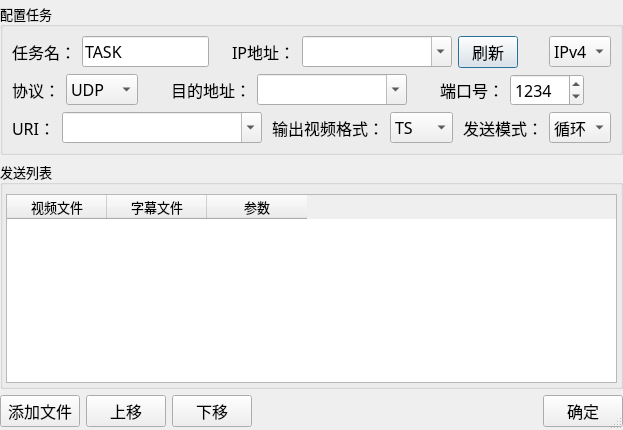
<?xml version="1.0" encoding="UTF-8"?>
<ui version="4.0">
 <class>addTask</class>
 <widget class="QDialog" name="addTask">
  <property name="geometry">
   <rect>
    <x>0</x>
    <y>0</y>
    <width>623</width>
    <height>430</height>
   </rect>
  </property>
  <property name="font">
   <font>
    <family>微软雅黑</family>
   </font>
  </property>
  <property name="windowTitle">
   <string>添加任务</string>
  </property>
  <property name="sizeGripEnabled">
   <bool>true</bool>
  </property>
  <layout class="QGridLayout" name="gridLayout_3">
   <property name="leftMargin">
    <number>0</number>
   </property>
   <property name="topMargin">
    <number>3</number>
   </property>
   <property name="rightMargin">
    <number>0</number>
   </property>
   <property name="bottomMargin">
    <number>3</number>
   </property>
   <item row="0" column="0">
    <widget class="QGroupBox" name="groupBox">
     <property name="font">
      <font>
       <family>微软雅黑</family>
       <pointsize>10</pointsize>
      </font>
     </property>
     <property name="title">
      <string>配置任务</string>
     </property>
     <layout class="QGridLayout" name="gridLayout">
      <item row="0" column="0">
       <layout class="QHBoxLayout" name="horizontalLayout_4">
        <item>
         <layout class="QHBoxLayout" name="horizontalLayout_6">
          <item>
           <widget class="QLabel" name="label_9">
            <property name="font">
             <font>
              <family>微软雅黑</family>
              <pointsize>12</pointsize>
             </font>
            </property>
            <property name="text">
             <string>任务名：</string>
            </property>
           </widget>
          </item>
          <item>
           <widget class="QLineEdit" name="lineEdit_task">
            <property name="font">
             <font>
              <family>微软雅黑</family>
              <pointsize>12</pointsize>
             </font>
            </property>
            <property name="text">
             <string>TASK</string>
            </property>
           </widget>
          </item>
         </layout>
        </item>
        <item>
         <spacer name="horizontalSpacer_11">
          <property name="orientation">
           <enum>Qt::Horizontal</enum>
          </property>
          <property name="sizeHint" stdset="0">
           <size>
            <width>32</width>
            <height>26</height>
           </size>
          </property>
         </spacer>
        </item>
        <item>
         <layout class="QHBoxLayout" name="horizontalLayout_7">
          <item>
           <widget class="QLabel" name="label_8">
            <property name="font">
             <font>
              <family>微软雅黑</family>
              <pointsize>12</pointsize>
             </font>
            </property>
            <property name="text">
             <string>IP地址：</string>
            </property>
           </widget>
          </item>
          <item>
           <widget class="QComboBox" name="comboBox_ip">
            <property name="minimumSize">
             <size>
              <width>150</width>
              <height>0</height>
             </size>
            </property>
            <property name="font">
             <font>
              <family>微软雅黑</family>
              <pointsize>12</pointsize>
             </font>
            </property>
            <property name="editable">
             <bool>true</bool>
            </property>
           </widget>
          </item>
          <item>
           <widget class="QPushButton" name="pushButton_refresh">
            <property name="maximumSize">
             <size>
              <width>60</width>
              <height>16777215</height>
             </size>
            </property>
            <property name="font">
             <font>
              <family>微软雅黑</family>
              <pointsize>12</pointsize>
             </font>
            </property>
            <property name="text">
             <string>刷新</string>
            </property>
           </widget>
          </item>
         </layout>
        </item>
        <item>
         <spacer name="horizontalSpacer_2">
          <property name="orientation">
           <enum>Qt::Horizontal</enum>
          </property>
          <property name="sizeHint" stdset="0">
           <size>
            <width>40</width>
            <height>20</height>
           </size>
          </property>
         </spacer>
        </item>
        <item>
         <widget class="QComboBox" name="comboBox_ipType">
          <property name="font">
           <font>
            <pointsize>12</pointsize>
           </font>
          </property>
          <item>
           <property name="text">
            <string>IPv4</string>
           </property>
          </item>
          <item>
           <property name="text">
            <string>IPv6</string>
           </property>
          </item>
         </widget>
        </item>
       </layout>
      </item>
      <item row="1" column="0">
       <layout class="QHBoxLayout" name="horizontalLayout">
        <item>
         <widget class="QLabel" name="label_3">
          <property name="font">
           <font>
            <family>微软雅黑</family>
            <pointsize>12</pointsize>
           </font>
          </property>
          <property name="text">
           <string>协议：</string>
          </property>
         </widget>
        </item>
        <item>
         <widget class="QComboBox" name="comboBox_protocol">
          <property name="font">
           <font>
            <family>微软雅黑</family>
            <pointsize>12</pointsize>
           </font>
          </property>
          <item>
           <property name="text">
            <string>UDP</string>
           </property>
          </item>
          <item>
           <property name="text">
            <string>RTP</string>
           </property>
          </item>
          <item>
           <property name="text">
            <string>RTMP</string>
           </property>
          </item>
         </widget>
        </item>
        <item>
         <spacer name="horizontalSpacer_4">
          <property name="orientation">
           <enum>Qt::Horizontal</enum>
          </property>
          <property name="sizeHint" stdset="0">
           <size>
            <width>40</width>
            <height>20</height>
           </size>
          </property>
         </spacer>
        </item>
        <item>
         <widget class="QLabel" name="label_2">
          <property name="font">
           <font>
            <family>微软雅黑</family>
            <pointsize>12</pointsize>
           </font>
          </property>
          <property name="text">
           <string>目的地址：</string>
          </property>
         </widget>
        </item>
        <item>
         <widget class="QComboBox" name="comboBox_dst_ip">
          <property name="minimumSize">
           <size>
            <width>150</width>
            <height>0</height>
           </size>
          </property>
          <property name="font">
           <font>
            <family>微软雅黑</family>
            <pointsize>12</pointsize>
           </font>
          </property>
          <property name="editable">
           <bool>true</bool>
          </property>
          <item>
           <property name="text">
            <string/>
           </property>
          </item>
          <item>
           <property name="text">
            <string>238.1.238.1</string>
           </property>
          </item>
          <item>
           <property name="text">
            <string>238.1.238.2</string>
           </property>
          </item>
          <item>
           <property name="text">
            <string>238.1.238.3</string>
           </property>
          </item>
          <item>
           <property name="text">
            <string>238.1.238.4</string>
           </property>
          </item>
          <item>
           <property name="text">
            <string>238.1.238.5</string>
           </property>
          </item>
          <item>
           <property name="text">
            <string>238.1.238.6</string>
           </property>
          </item>
          <item>
           <property name="text">
            <string>238.1.238.7</string>
           </property>
          </item>
          <item>
           <property name="text">
            <string>238.1.238.8</string>
           </property>
          </item>
          <item>
           <property name="text">
            <string>238.1.238.9</string>
           </property>
          </item>
          <item>
           <property name="text">
            <string>238.1.238.10</string>
           </property>
          </item>
          <item>
           <property name="text">
            <string>238.1.238.11</string>
           </property>
          </item>
          <item>
           <property name="text">
            <string>238.1.238.12</string>
           </property>
          </item>
         </widget>
        </item>
        <item>
         <spacer name="horizontalSpacer_3">
          <property name="orientation">
           <enum>Qt::Horizontal</enum>
          </property>
          <property name="sizeHint" stdset="0">
           <size>
            <width>40</width>
            <height>20</height>
           </size>
          </property>
         </spacer>
        </item>
        <item>
         <widget class="QLabel" name="label_4">
          <property name="font">
           <font>
            <family>微软雅黑</family>
            <pointsize>12</pointsize>
           </font>
          </property>
          <property name="text">
           <string>端口号：</string>
          </property>
         </widget>
        </item>
        <item>
         <widget class="QSpinBox" name="spinBox_port">
          <property name="font">
           <font>
            <pointsize>12</pointsize>
           </font>
          </property>
          <property name="minimum">
           <number>1000</number>
          </property>
          <property name="maximum">
           <number>65535</number>
          </property>
          <property name="value">
           <number>1234</number>
          </property>
         </widget>
        </item>
        <item>
         <spacer name="horizontalSpacer_12">
          <property name="orientation">
           <enum>Qt::Horizontal</enum>
          </property>
          <property name="sizeHint" stdset="0">
           <size>
            <width>40</width>
            <height>20</height>
           </size>
          </property>
         </spacer>
        </item>
       </layout>
      </item>
      <item row="2" column="0">
       <layout class="QHBoxLayout" name="horizontalLayout_2">
        <item>
         <widget class="QLabel" name="label_5">
          <property name="font">
           <font>
            <family>微软雅黑</family>
            <pointsize>12</pointsize>
           </font>
          </property>
          <property name="text">
           <string>URI：</string>
          </property>
         </widget>
        </item>
        <item>
         <widget class="QComboBox" name="comboBox_uri">
          <property name="minimumSize">
           <size>
            <width>200</width>
            <height>0</height>
           </size>
          </property>
          <property name="font">
           <font>
            <family>微软雅黑</family>
            <pointsize>12</pointsize>
           </font>
          </property>
          <property name="editable">
           <bool>true</bool>
          </property>
          <item>
           <property name="text">
            <string/>
           </property>
          </item>
         </widget>
        </item>
        <item>
         <spacer name="horizontalSpacer_13">
          <property name="orientation">
           <enum>Qt::Horizontal</enum>
          </property>
          <property name="sizeHint" stdset="0">
           <size>
            <width>40</width>
            <height>20</height>
           </size>
          </property>
         </spacer>
        </item>
        <item>
         <widget class="QLabel" name="label_6">
          <property name="font">
           <font>
            <family>微软雅黑</family>
            <pointsize>12</pointsize>
           </font>
          </property>
          <property name="text">
           <string>输出视频格式：</string>
          </property>
         </widget>
        </item>
        <item>
         <widget class="QComboBox" name="comboBox_videoFormat">
          <property name="font">
           <font>
            <family>微软雅黑</family>
            <pointsize>12</pointsize>
           </font>
          </property>
          <item>
           <property name="text">
            <string>TS</string>
           </property>
          </item>
          <item>
           <property name="text">
            <string>MP4</string>
           </property>
          </item>
          <item>
           <property name="text">
            <string>FLV</string>
           </property>
          </item>
         </widget>
        </item>
        <item>
         <spacer name="horizontalSpacer_14">
          <property name="orientation">
           <enum>Qt::Horizontal</enum>
          </property>
          <property name="sizeHint" stdset="0">
           <size>
            <width>40</width>
            <height>20</height>
           </size>
          </property>
         </spacer>
        </item>
        <item>
         <layout class="QHBoxLayout" name="horizontalLayout_8">
          <item>
           <widget class="QLabel" name="label_10">
            <property name="font">
             <font>
              <family>微软雅黑</family>
              <pointsize>12</pointsize>
             </font>
            </property>
            <property name="text">
             <string>发送模式：</string>
            </property>
           </widget>
          </item>
          <item>
           <widget class="QComboBox" name="comboBox_sendMode">
            <property name="font">
             <font>
              <pointsize>12</pointsize>
             </font>
            </property>
            <item>
             <property name="text">
              <string>循环</string>
             </property>
            </item>
            <item>
             <property name="text">
              <string>单次</string>
             </property>
            </item>
           </widget>
          </item>
         </layout>
        </item>
       </layout>
      </item>
     </layout>
    </widget>
   </item>
   <item row="1" column="0">
    <widget class="QGroupBox" name="groupBox_2">
     <property name="font">
      <font>
       <pointsize>10</pointsize>
      </font>
     </property>
     <property name="title">
      <string>发送列表</string>
     </property>
     <layout class="QGridLayout" name="gridLayout_2">
      <property name="leftMargin">
       <number>3</number>
      </property>
      <property name="rightMargin">
       <number>3</number>
      </property>
      <property name="bottomMargin">
       <number>3</number>
      </property>
      <item row="0" column="1">
       <widget class="QTableWidget" name="tableWidget">
        <property name="font">
         <font>
          <family>微软雅黑</family>
          <pointsize>10</pointsize>
         </font>
        </property>
        <property name="editTriggers">
         <set>QAbstractItemView::NoEditTriggers</set>
        </property>
        <column>
         <property name="text">
          <string>视频文件</string>
         </property>
         <property name="font">
          <font>
           <family>微软雅黑</family>
           <pointsize>10</pointsize>
          </font>
         </property>
        </column>
        <column>
         <property name="text">
          <string>字幕文件</string>
         </property>
         <property name="font">
          <font>
           <family>微软雅黑</family>
           <pointsize>10</pointsize>
          </font>
         </property>
        </column>
        <column>
         <property name="text">
          <string>参数</string>
         </property>
         <property name="font">
          <font>
           <family>微软雅黑</family>
           <pointsize>10</pointsize>
          </font>
         </property>
        </column>
       </widget>
      </item>
     </layout>
    </widget>
   </item>
   <item row="2" column="0">
    <layout class="QHBoxLayout" name="horizontalLayout_3">
     <item>
      <widget class="QPushButton" name="pushButton_openPath">
       <property name="font">
        <font>
         <family>微软雅黑</family>
         <pointsize>12</pointsize>
        </font>
       </property>
       <property name="text">
        <string>添加文件</string>
       </property>
      </widget>
     </item>
     <item>
      <widget class="QPushButton" name="pushButton_up">
       <property name="font">
        <font>
         <family>微软雅黑</family>
         <pointsize>12</pointsize>
        </font>
       </property>
       <property name="text">
        <string>上移</string>
       </property>
      </widget>
     </item>
     <item>
      <widget class="QPushButton" name="pushButton_down">
       <property name="font">
        <font>
         <family>微软雅黑</family>
         <pointsize>12</pointsize>
        </font>
       </property>
       <property name="text">
        <string>下移</string>
       </property>
      </widget>
     </item>
     <item>
      <spacer name="horizontalSpacer_5">
       <property name="orientation">
        <enum>Qt::Horizontal</enum>
       </property>
       <property name="sizeHint" stdset="0">
        <size>
         <width>40</width>
         <height>20</height>
        </size>
       </property>
      </spacer>
     </item>
     <item>
      <spacer name="horizontalSpacer_6">
       <property name="orientation">
        <enum>Qt::Horizontal</enum>
       </property>
       <property name="sizeHint" stdset="0">
        <size>
         <width>40</width>
         <height>20</height>
        </size>
       </property>
      </spacer>
     </item>
     <item>
      <spacer name="horizontalSpacer_7">
       <property name="orientation">
        <enum>Qt::Horizontal</enum>
       </property>
       <property name="sizeHint" stdset="0">
        <size>
         <width>40</width>
         <height>20</height>
        </size>
       </property>
      </spacer>
     </item>
     <item>
      <spacer name="horizontalSpacer_8">
       <property name="orientation">
        <enum>Qt::Horizontal</enum>
       </property>
       <property name="sizeHint" stdset="0">
        <size>
         <width>40</width>
         <height>20</height>
        </size>
       </property>
      </spacer>
     </item>
     <item>
      <spacer name="horizontalSpacer_9">
       <property name="orientation">
        <enum>Qt::Horizontal</enum>
       </property>
       <property name="sizeHint" stdset="0">
        <size>
         <width>40</width>
         <height>20</height>
        </size>
       </property>
      </spacer>
     </item>
     <item>
      <spacer name="horizontalSpacer">
       <property name="orientation">
        <enum>Qt::Horizontal</enum>
       </property>
       <property name="sizeHint" stdset="0">
        <size>
         <width>40</width>
         <height>20</height>
        </size>
       </property>
      </spacer>
     </item>
     <item>
      <widget class="QPushButton" name="pushButton_ok">
       <property name="font">
        <font>
         <family>微软雅黑</family>
         <pointsize>12</pointsize>
        </font>
       </property>
       <property name="text">
        <string>确定</string>
       </property>
      </widget>
     </item>
    </layout>
   </item>
  </layout>
 </widget>
 <resources/>
 <connections/>
</ui>
